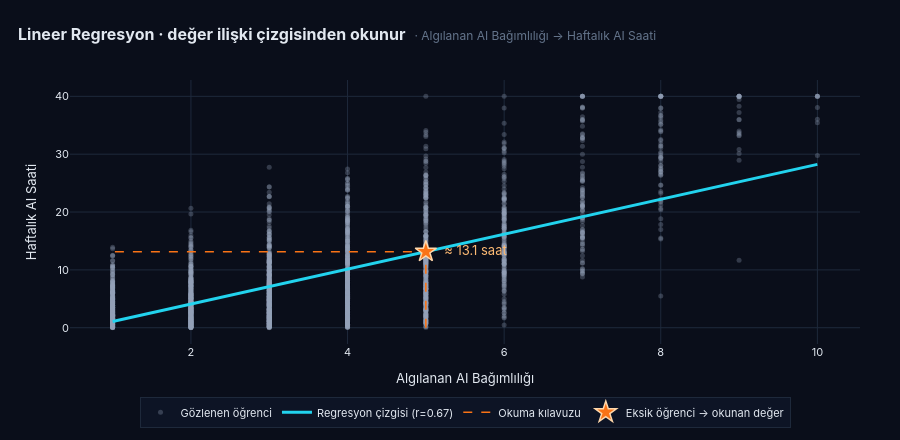
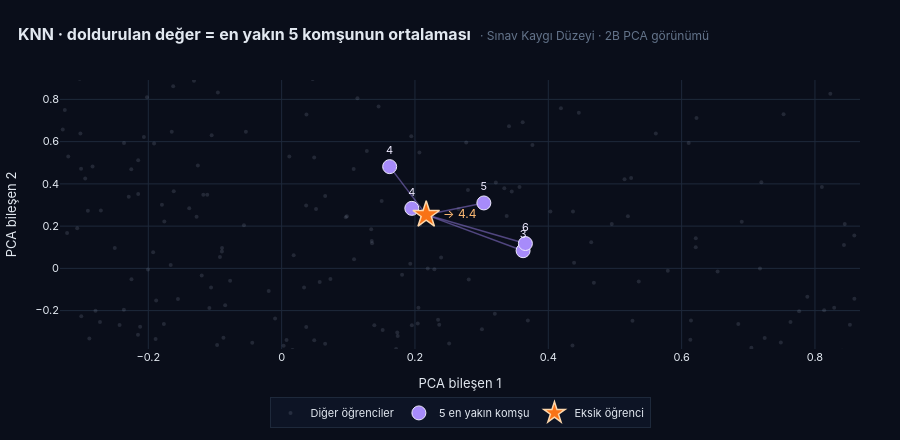

Notebook source saved alongside these figures, in order:
### Markdown cell above
<div style="background:linear-gradient(90deg,#0b1220 0%,#101a2e 100%);
  border-left:6px solid #22d3ee; padding:14px 22px; border-radius:10px;
  margin:22px 0 8px; box-shadow:0 4px 12px rgba(0,0,0,0.30);">
  <span style="color:#22d3ee; font-weight:800; font-size:0.74em; letter-spacing:2.4px;">ALT BÖLÜM</span>
  <h3 style="color:#f1f5f9; font-family:'Inter','Segoe UI',sans-serif; font-weight:700;
    font-size:1.18em; margin:4px 0 0; letter-spacing:0.5px;">4. EKSİK DEĞER STRATEJİSİ</h3>
</div>

### Code cell
# ════════════════════════════════════════════════════════════════════
# 3 — Sütuna özel akıllı doldurma + NEDEN o yöntem?
# ════════════════════════════════════════════════════════════════════
strategy_rows = [{'Sütun': c,
                  'Eksik': int(df_clean[c].isna().sum()),
                  'Yöntem': STRATEGY_LABEL[c][0],
                  'Neden Bu Yöntem?': STRATEGY_LABEL[c][2]}
                 for c in IMPUTE_NUMERIC + IMPUTE_CATEG]
strategy_df = pd.DataFrame(strategy_rows)

def color_yontem(v):
    pal = {'Lineer Regresyon':'#22d3ee','KNN':'#a78bfa','Medyan':'#fbbf24'}
    return f'color: {pal.get(v,"#e2e8f0")}; font-weight: 600'

display(tbl_header('HANGİ SÜTUNU HANGİ YÖNTEMLE VE NEDEN DOLDURUYORUZ?', '#a78bfa'))
display(strategy_df.style
    .set_properties(**{'background-color':'#0f172a','color':'#e2e8f0',
                       'border':'1px solid #1e293b','padding':'10px 16px'})
    .set_properties(subset=['Neden Bu Yöntem?'], **{'text-align':'left'})
    .set_table_styles([{'selector':'th','props':[('background-color','#1e293b'),
                                                  ('color','#94a3b8'),
                                                  ('font-weight','700'),
                                                  ('padding','10px 16px'),
                                                  ('letter-spacing','0.5px'),
                                                  ('text-align','left')]}])
    .applymap(color_yontem, subset=['Yöntem'])
    .hide(axis='index'))

# Uygulama sırası: Median → KNN → Iterative → KNN Classifier
df_filled = df_clean.copy()
df_filled['Araç Çeşitliliği'] = df_filled['Araç Çeşitliliği'].fillna(df_filled['Araç Çeşitliliği'].median())
knn = KNNImputer(n_neighbors=5)
knn_out = pd.DataFrame(knn.fit_transform(df_filled[IMPUTE_NUMERIC]),
                       columns=IMPUTE_NUMERIC, index=df_filled.index)
for col in KNN_COLS: df_filled[col] = knn_out[col]
ii = IterativeImputer(random_state=42, max_iter=10, estimator=BayesianRidge())
ii_out = pd.DataFrame(ii.fit_transform(df_filled[IMPUTE_NUMERIC]),
                      columns=IMPUTE_NUMERIC, index=df_filled.index)
for col in LR_COLS: df_filled[col] = ii_out[col]

mask_known = df_filled['Prompt Yazma Becerisi'].notna()
scaler = StandardScaler()
X_known = scaler.fit_transform(df_filled.loc[mask_known, IMPUTE_NUMERIC])
y_known = df_filled.loc[mask_known, 'Prompt Yazma Becerisi']
knn_clf = KNeighborsClassifier(n_neighbors=5, weights='distance')
knn_clf.fit(X_known, y_known)
X_miss = scaler.transform(df_filled.loc[~mask_known, IMPUTE_NUMERIC])
df_filled.loc[~mask_known, 'Prompt Yazma Becerisi'] = knn_clf.predict(X_miss)

assert df_filled[ALL_MISS].isnull().sum().sum() == 0

orig_d  = df_clean['Prompt Yazma Becerisi'].dropna().value_counts(normalize=True)
final_d = df_filled['Prompt Yazma Becerisi'].value_counts(normalize=True)
max_cat_shift = float((final_d - orig_d).abs().max() * 100)


# ════════════════════════════════════════════════════════════════════
# 4 — Doldurulan değer NEDEN o değer oldu?  (yönteme özel kanıt grafiği)
#     Histogram yerine her yöntemin mantığını gösteren temsili grafik.
# ════════════════════════════════════════════════════════════════════
_rs = np.random.RandomState(42)

# ── 4a) LİNEER REGRESYON — değer ilişki çizgisinden "okunur"
# Tek örnek öğrenci üzerinden anlatım: bilinen sütundan çizgiye çıkıp
# eksik sütunun karşılığını okuyoruz. (Gerçek doldurma tüm sayısal
# sütunları kullanan IterativeImputer'dır; çizgi referans mantığını gösterir.)
xp_col, yp_col = 'Algılanan AI Bağımlılığı', 'Haftalık AI Saati'
both = df_clean[[xp_col, yp_col]].notna().all(axis=1).values
xv = df_clean.loc[both, xp_col].values
yv = df_clean.loc[both, yp_col].values
slope, intercept = np.polyfit(xv, yv, 1)
r_lr = float(np.corrcoef(xv, yv)[0, 1])

n_samp = min(2500, int(both.sum()))
s_idx = _rs.choice(np.where(both)[0], size=n_samp, replace=False)
line_x = np.array([xv.min(), xv.max()])
line_y = slope * line_x + intercept

# Örnek eksik öğrenci: yp eksik, xp gözlenmiş; xp'si 75. persentile yakın olan
ex_pool = np.where((df_clean[yp_col].isna() & df_clean[xp_col].notna()).values)[0]
target_x = np.percentile(xv, 75)
ex_i = int(ex_pool[np.argmin(np.abs(df_clean.iloc[ex_pool][xp_col].values - target_x))])
x0 = float(df_clean.iloc[ex_i][xp_col])
y0 = float(slope * x0 + intercept)
y_lo = float(min(yv.min(), 0))

fig_lr = go.Figure()
fig_lr.add_trace(go.Scatter(
    x=df_clean.iloc[s_idx][xp_col], y=df_clean.iloc[s_idx][yp_col],
    mode='markers', name='Gözlenen öğrenci',
    marker=dict(color='rgba(148,163,184,0.30)', size=5),
    hovertemplate='Gözlenen<br>bağımlılık %{x:.0f} · %{y:.1f} saat<extra></extra>'))
fig_lr.add_trace(go.Scatter(
    x=line_x, y=line_y, mode='lines', name=f'Regresyon çizgisi (r={r_lr:.2f})',
    line=dict(color='#22d3ee', width=3)))
# Okuma kılavuzu: x0'dan çizgiye çık, çizgiden y eksenine git
fig_lr.add_trace(go.Scatter(
    x=[x0, x0, line_x[0]], y=[y_lo, y0, y0], mode='lines',
    line=dict(color='#f97316', width=1.6, dash='dash'),
    name='Okuma kılavuzu', hoverinfo='skip'))
fig_lr.add_trace(go.Scatter(
    x=[x0], y=[y0], mode='markers+text', name='Eksik öğrenci → okunan değer',
    marker=dict(color='#f97316', size=16, symbol='star',
                line=dict(color='#fed7aa', width=1.5)),
    text=[f"  ≈ {y0:.1f} saat"], textposition='middle right',
    textfont=dict(color='#fdba74', size=13),
    hovertemplate=f'Eksik öğrenci · bağımlılık={x0:.0f}<br>çizgiden okunan ≈ {y0:.1f} saat<extra></extra>'))
fig_lr.update_layout(
    title=dict(text='<b>Lineer Regresyon · değer ilişki çizgisinden okunur</b>  <span style="color:#64748b; font-size:12px">· '+xp_col+' → '+yp_col+'</span>',
               font=dict(size=16, color=P['text'], family='Inter'), x=0.02, xanchor='left'),
    paper_bgcolor=P['bg'], plot_bgcolor=P['bg'],
    font=dict(family='Inter', color=P['text'], size=11),
    height=440, margin=dict(l=70, r=40, t=80, b=70),
    xaxis=dict(title=xp_col, gridcolor=P['grid'], zeroline=False),
    yaxis=dict(title=yp_col, gridcolor=P['grid'], zeroline=False),
    legend=dict(bgcolor='rgba(15,23,42,0.7)', bordercolor=P['grid'], borderwidth=1,
                orientation='h', y=-0.20, x=0.5, xanchor='center'),
)
fig_lr.show()
display(card('NEDEN BU DEĞER', '#22d3ee',
    f"İki sütun arasında güçlü doğrusal ilişki var (r={r_lr:.2f}); gözlenen öğrenciler bu çizgiyi "
    f"çiziyor. AI bağımlılığı {x0:.0f} olan eksik bir öğrencinin Haftalık AI Saati değeri, kesikli "
    f"kılavuzun gösterdiği gibi çizgiden <b>≈{y0:.1f}</b> olarak okunur."))

# ── 4b) KNN — örnek öğrenci + en yakın 5 komşu (2B PCA projeksiyonu)
knn_demo_col = 'Sınav Kaygı Düzeyi'
feat = [c for c in IMPUTE_NUMERIC if c != knn_demo_col]
donor_mask = (df_clean[knn_demo_col].notna() & df_clean[feat].notna().all(axis=1)).values
ex_pool = np.where((df_clean[knn_demo_col].isna() & df_clean[feat].notna().all(axis=1)).values)[0]
ex_i = int(ex_pool[0])

Xd = df_clean.loc[donor_mask, feat].values
sc_knn = StandardScaler().fit(Xd)
Xd_s = sc_knn.transform(Xd)
xe_s = sc_knn.transform(df_clean.iloc[[ex_i]][feat].values)

nn = NearestNeighbors(n_neighbors=5).fit(Xd_s)
_, nn_ind = nn.kneighbors(xe_s)
donor_pos = np.where(donor_mask)[0]
neigh_global = donor_pos[nn_ind[0]]
neigh_vals = df_clean.iloc[neigh_global][knn_demo_col].values
imp_val_knn = float(neigh_vals.mean())

pca = PCA(n_components=2).fit(Xd_s)
bg_n = min(1500, len(Xd_s))
bg_sel = _rs.choice(len(Xd_s), size=bg_n, replace=False)
bg2 = pca.transform(Xd_s[bg_sel])
pe2 = pca.transform(xe_s)[0]
pn2 = pca.transform(Xd_s[nn_ind[0]])

# Komşuluğa yakınlaş — yıldız + 5 komşu net görünsün
_ax = np.concatenate([pn2[:, 0], [pe2[0]]])
_ay = np.concatenate([pn2[:, 1], [pe2[1]]])
_padx = max((_ax.max() - _ax.min()) * 1.6, 0.6)
_pady = max((_ay.max() - _ay.min()) * 1.6, 0.6)
_knn_xr = [_ax.mean() - _padx, _ax.mean() + _padx]
_knn_yr = [_ay.mean() - _pady, _ay.mean() + _pady]

fig_knn = go.Figure()
fig_knn.add_trace(go.Scatter(
    x=bg2[:, 0], y=bg2[:, 1], mode='markers', name='Diğer öğrenciler',
    marker=dict(color='rgba(148,163,184,0.18)', size=4), hoverinfo='skip'))
for k in range(len(pn2)):
    fig_knn.add_trace(go.Scatter(
        x=[pe2[0], pn2[k, 0]], y=[pe2[1], pn2[k, 1]], mode='lines',
        line=dict(color='rgba(167,139,250,0.45)', width=1.5),
        showlegend=False, hoverinfo='skip'))
fig_knn.add_trace(go.Scatter(
    x=pn2[:, 0], y=pn2[:, 1], mode='markers+text', name='5 en yakın komşu',
    marker=dict(color='#a78bfa', size=14, line=dict(color='#ede9fe', width=1)),
    text=[f"{v:.0f}" for v in neigh_vals], textposition='top center',
    textfont=dict(color='#ede9fe', size=11),
    hovertemplate='Komşu · kaygı=%{text}<extra></extra>'))
fig_knn.add_trace(go.Scatter(
    x=[pe2[0]], y=[pe2[1]], mode='markers+text', name='Eksik öğrenci',
    marker=dict(color='#f97316', size=20, symbol='star',
                line=dict(color='#fed7aa', width=1.5)),
    text=[f" → {imp_val_knn:.1f}"], textposition='middle right',
    textfont=dict(color='#fdba74', size=12),
    hovertemplate=f'Eksik öğrenci<br>doldurulan kaygı={imp_val_knn:.1f}<extra></extra>'))
fig_knn.update_layout(
    title=dict(text='<b>KNN · doldurulan değer = en yakın 5 komşunun ortalaması</b>  <span style="color:#64748b; font-size:12px">· '+knn_demo_col+' · 2B PCA görünümü</span>',
               font=dict(size=16, color=P['text'], family='Inter'), x=0.02, xanchor='left'),
    paper_bgcolor=P['bg'], plot_bgcolor=P['bg'],
    font=dict(family='Inter', color=P['text'], size=11),
    height=440, margin=dict(l=60, r=40, t=80, b=60),
    xaxis=dict(title='PCA bileşen 1', gridcolor=P['grid'], zeroline=False, range=_knn_xr),
    yaxis=dict(title='PCA bileşen 2', gridcolor=P['grid'], zeroline=False, range=_knn_yr),
    legend=dict(bgcolor='rgba(15,23,42,0.7)', bordercolor=P['grid'], borderwidth=1,
                orientation='h', y=-0.18, x=0.5, xanchor='center'),
)
fig_knn.show()
display(card('NEDEN BU DEĞER', '#a78bfa',
    f"Eksik öğrenci (yıldız), tüm diğer sütunları en çok benzeyen 5 komşusuyla mor çizgilerle "
    f"bağlandı. Komşuların {knn_demo_col} değerleri "
    f"{', '.join(f'{v:.0f}' for v in neigh_vals)}; bunların ortalaması <b>{imp_val_knn:.1f}</b> "
    f"olarak dolduruldu. Tek bir sütuna değil, 'en benzer öğrenciler' bilgisine dayanır."))

# Sonraki adıma taşınacak çıktı için kayma istatistiği (kart gösterilmiyor, sadece raporda)
shifts = []
for col in IMPUTE_NUMERIC:
    nan_mask = df_clean[col].isna()
    orig_vals = df_clean.loc[~nan_mask, col]
    shifts.append(abs(df_filled[col].mean() - orig_vals.mean()) / orig_vals.std() * 100)
max_shift = max(shifts)


# Sonraki adımlara taşınacak çıktı
IMPUTATION_DECISION = {
    'drop_cols'      : DROP_COLS,
    'dropped_rows_3+': n_dropped_3,
    'strategy_groups': {
        'iterative_lr'   : LR_COLS,
        'knn_5'          : KNN_COLS,
        'median'         : MED_COLS,
        'knn_classifier' : IMPUTE_CATEG,
    },
    'kept_shape'     : df_filled.shape,
    'max_shift_pct'  : round(max_shift, 2),
    'cat_dist_shift' : round(max_cat_shift, 2),
}
print(f">> Doldurma tamam | shape={df_filled.shape} | sayısal max kayma=%{max_shift:.2f} std | "
      f"kategorik max kayma=%{max_cat_shift:.1f}")

### Figure 1 — Plotly figure (JSON) as saved in the notebook; plotly's stock layout.template omitted (floating-point values rounded to 4 significant figures; data arrays with more than 128 entries replaced by an {"elided": "..."} marker saying what was removed)
{"data": [{"hovertemplate": "Gözlenen<br>bağımlılık %{x:.0f} · %{y:.1f} saat<extra></extra>", "marker": {"color": "rgba(148,163,184,0.30)", "size": 5}, "mode": "markers", "name": "Gözlenen öğrenci", "type": "scatter", "x": {"elided": "2500 float values"}, "y": {"elided": "2500 float values"}}, {"line": {"color": "#22d3ee", "width": 3}, "mode": "lines", "name": "Regresyon çizgisi (r=0.67)", "type": "scatter", "x": [1.0, 10.0], "y": [1.073, 28.24]}, {"hoverinfo": "skip", "line": {"color": "#f97316", "dash": "dash", "width": 1.6}, "mode": "lines", "name": "Okuma kılavuzu", "type": "scatter", "x": [5, 5, 1], "y": [0, 13.15, 13.15]}, {"hovertemplate": "Eksik öğrenci · bağımlılık=5<br>çizgiden okunan ≈ 13.1 saat<extra></extra>", "marker": {"color": "#f97316", "line": {"color": "#fed7aa", "width": 1.5}, "size": 16, "symbol": "star"}, "mode": "markers+text", "name": "Eksik öğrenci → okunan değer", "text": ["  ≈ 13.1 saat"], "textfont": {"color": "#fdba74", "size": 13}, "textposition": "middle right", "type": "scatter", "x": [5], "y": [13.15]}], "layout": {"font": {"color": "#e2e8f0", "family": "Inter", "size": 11}, "height": 440, "legend": {"bgcolor": "rgba(15,23,42,0.7)", "bordercolor": "#1e293b", "borderwidth": 1, "orientation": "h", "x": 0.5, "xanchor": "center", "y": -0.2}, "margin": {"b": 70, "l": 70, "r": 40, "t": 80}, "paper_bgcolor": "#0a0e1a", "plot_bgcolor": "#0a0e1a", "title": {"font": {"color": "#e2e8f0", "family": "Inter", "size": 16}, "text": "<b>Lineer Regresyon · değer ilişki çizgisinden okunur</b>  <span style=\"color:#64748b; font-size:12px\">· Algılanan AI Bağımlılığı → Haftalık AI Saati</span>", "x": 0.02, "xanchor": "left"}, "xaxis": {"gridcolor": "#1e293b", "title": {"text": "Algılanan AI Bağımlılığı"}, "zeroline": false}, "yaxis": {"gridcolor": "#1e293b", "title": {"text": "Haftalık AI Saati"}, "zeroline": false}}}

### Figure 2 — Plotly figure (JSON) as saved in the notebook; plotly's stock layout.template omitted (floating-point values rounded to 4 significant figures; data arrays with more than 128 entries replaced by an {"elided": "..."} marker saying what was removed)
{"data": [{"hoverinfo": "skip", "marker": {"color": "rgba(148,163,184,0.18)", "size": 4}, "mode": "markers", "name": "Diğer öğrenciler", "type": "scatter", "x": {"elided": "1500 float values"}, "y": {"elided": "1500 float values"}}, {"hoverinfo": "skip", "line": {"color": "rgba(167,139,250,0.45)", "width": 1.5}, "mode": "lines", "showlegend": false, "type": "scatter", "x": [0.2169, 0.3033], "y": [0.2535, 0.3097]}, {"hoverinfo": "skip", "line": {"color": "rgba(167,139,250,0.45)", "width": 1.5}, "mode": "lines", "showlegend": false, "type": "scatter", "x": [0.2169, 0.1953], "y": [0.2535, 0.2841]}, {"hoverinfo": "skip", "line": {"color": "rgba(167,139,250,0.45)", "width": 1.5}, "mode": "lines", "showlegend": false, "type": "scatter", "x": [0.2169, 0.3622], "y": [0.2535, 0.08364]}, {"hoverinfo": "skip", "line": {"color": "rgba(167,139,250,0.45)", "width": 1.5}, "mode": "lines", "showlegend": false, "type": "scatter", "x": [0.2169, 0.3657], "y": [0.2535, 0.1177]}, {"hoverinfo": "skip", "line": {"color": "rgba(167,139,250,0.45)", "width": 1.5}, "mode": "lines", "showlegend": false, "type": "scatter", "x": [0.2169, 0.162], "y": [0.2535, 0.4816]}, {"hovertemplate": "Komşu · kaygı=%{text}<extra></extra>", "marker": {"color": "#a78bfa", "line": {"color": "#ede9fe", "width": 1}, "size": 14}, "mode": "markers+text", "name": "5 en yakın komşu", "text": ["5", "4", "3", "6", "4"], "textfont": {"color": "#ede9fe", "size": 11}, "textposition": "top center", "type": "scatter", "x": [0.3033, 0.1953, 0.3622, 0.3657, 0.162], "y": [0.3097, 0.2841, 0.08364, 0.1177, 0.4816]}, {"hovertemplate": "Eksik öğrenci<br>doldurulan kaygı=4.4<extra></extra>", "marker": {"color": "#f97316", "line": {"color": "#fed7aa", "width": 1.5}, "size": 20, "symbol": "star"}, "mode": "markers+text", "name": "Eksik öğrenci", "text": [" → 4.4"], "textfont": {"color": "#fdba74", "size": 12}, "textposition": "middle right", "type": "scatter", "x": [0.2169], "y": [0.2535]}], "layout": {"font": {"color": "#e2e8f0", "family": "Inter", "size": 11}, "height": 440, "legend": {"bgcolor": "rgba(15,23,42,0.7)", "bordercolor": "#1e293b", "borderwidth": 1, "orientation": "h", "x": 0.5, "xanchor": "center", "y": -0.18}, "margin": {"b": 60, "l": 60, "r": 40, "t": 80}, "paper_bgcolor": "#0a0e1a", "plot_bgcolor": "#0a0e1a", "title": {"font": {"color": "#e2e8f0", "family": "Inter", "size": 16}, "text": "<b>KNN · doldurulan değer = en yakın 5 komşunun ortalaması</b>  <span style=\"color:#64748b; font-size:12px\">· Sınav Kaygı Düzeyi · 2B PCA görünümü</span>", "x": 0.02, "xanchor": "left"}, "xaxis": {"gridcolor": "#1e293b", "range": [-0.3324, 0.8676], "title": {"text": "PCA bileşen 1"}, "zeroline": false}, "yaxis": {"gridcolor": "#1e293b", "range": [-0.3817, 0.8918], "title": {"text": "PCA bileşen 2"}, "zeroline": false}}}
